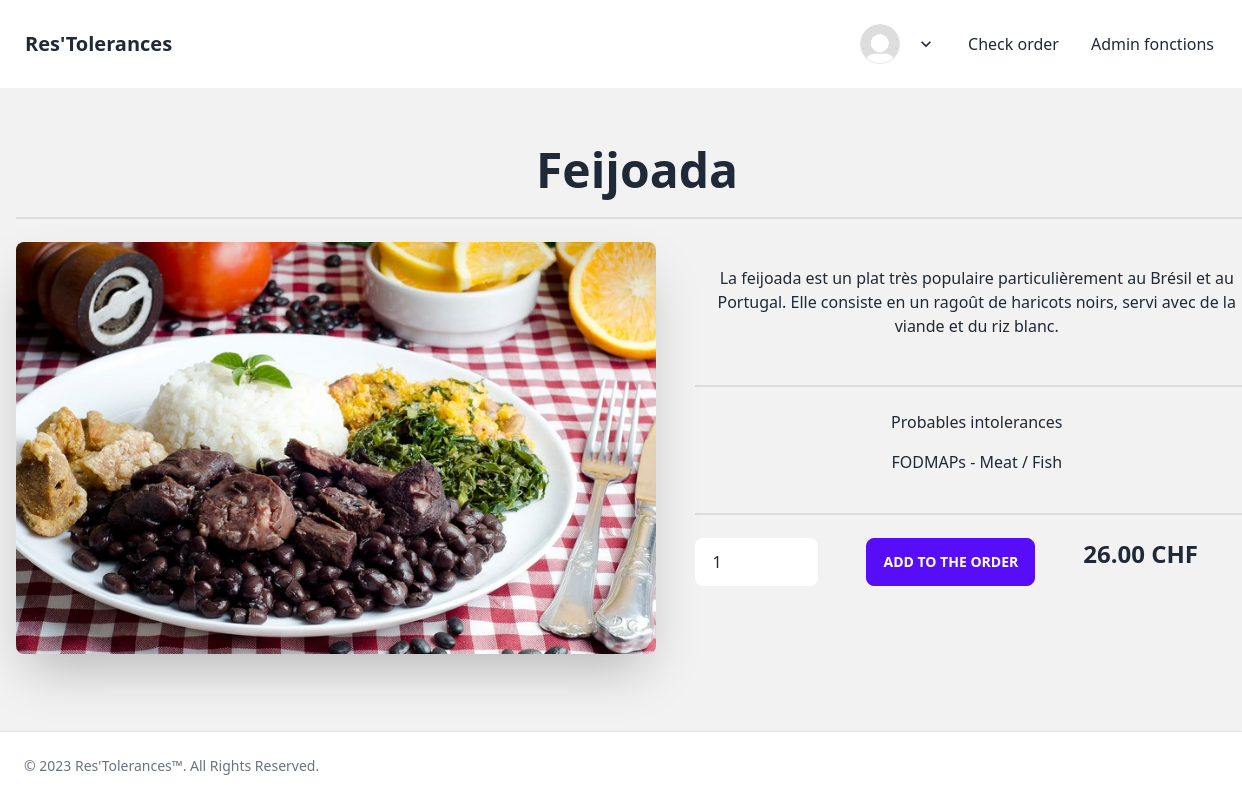
Screenshot of /Code/index.php?action=showPlate&plateId=6 (signed in) with the database file from the repository.
### tables this page shows
CREATE TABLE IF NOT EXISTS `plates` (
  `id` INT NOT NULL AUTO_INCREMENT,
  `name` VARCHAR(100) NOT NULL,
  `description` VARCHAR(500) NOT NULL,
  `price` DECIMAL(5,2) NOT NULL,
  `image` VARCHAR(100) NOT NULL,
  PRIMARY KEY (`id`),
  UNIQUE INDEX `UniquePlate` (`name` ASC) VISIBLE);

CREATE TABLE IF NOT EXISTS `intolerances` (
  `id` INT NOT NULL AUTO_INCREMENT,
  `name` VARCHAR(50) NOT NULL,
  PRIMARY KEY (`id`),
  UNIQUE INDEX `UniqueIntolerance` (`name` ASC) VISIBLE);

### Code/model/dbconnector.php (called while the page is built, shortened)
<?php
function executeQuerySelect($query)
{
    $queryResult = null;
    $dbConnexion = openDBConnexion();
    if ($dbConnexion != null) {
        $statement = $dbConnexion->prepare($query);
        $statement->execute();
        $queryResult = $statement->fetchAll();
    }
    return $queryResult;
}
function openDBConnexion()
{
    $tempDbConnexion = null;
    $sqlDriver = 'mysql';
    $hostname = 'localhost';
    $port = '3306';
    $charset = 'utf8';
    $dbName = 'restolerance';
    $userName = 'root';
    $userPwd = '';
    $dsn = $sqlDriver . ':host=' . $hostname . ';dbname=' . $dbName . ';port=' . $port . ';charset=' . $charset;
    try {
        $tempDbConnexion = new PDO($dsn, $userName, $userPwd);
    } catch (PDOException $exception) {
        echo 'Connection failed: ' . $exception->getMessage();
    }
    return $tempDbConnexion;
}

### Code/model/platesManager.php (called while the page is built, shortened)
<?php
function getPlates()
{
    $getPlatesQuery = "SELECT * FROM plates";
    require_once "model/dbconnector.php";
    $plates = executeQuerySelect($getPlatesQuery);
    return $plates;
}

### Code/controller/controller.php (called while the page is built, shortened)
<?php
function showPlate()
{
    $plateId = $_GET['plateId'];
    require_once "model/platesManager.php";
    $plates = getPlates();
    require_once "model/intolerancesManager.php";
    $intolerances = getIntolerances();
    $platesIntolerances = getPlatesIntolerances();
    require "view/plate.php";
}

### Code/model/intolerancesManager.php (called while the page is built, shortened)
<?php
function getIntolerances()
{
    $getIntolerancesQuery = "SELECT * FROM intolerances";
    require_once "model/dbconnector.php";
    $intolerances = executeQuerySelect($getIntolerancesQuery);
    return $intolerances;
}
function getPlatesIntolerances(){
    $query = "SELECT * FROM plates_contain_intolerances";
    require_once "model/dbconnector.php";
    $platesIntolerances = executeQuerySelect($query);
    return $platesIntolerances;
}

### Code/view/plate.php (the view, shortened to what this page needs)
<?php
foreach ($plates as $plate) :
    if ($plate['id'] == $plateId) :
        ?>
        <div class="hero min-h-screen bg-base-200">
            <form action="index.php?action=addToCart&plateId=<?= $plate['id'] ?>" method="post" class="hero-content text-center">
                <div class="w-screen">
                    <h1 class="text-5xl font-bold"><?= $plate['name'] ?></h1>
                    <div class="divider"></div>
                    <div class="flex w-full">
                        <img src="<?= $plate['image'] ?>" alt="<?= $plate['name'] ?>"
                             class="max-w-screen-sm rounded-lg shadow-2xl"/>
                        <div class="divider-horizontal"></div>
                        <div>
                            <p class="py-6"><?= $plate['description'] ?></p>
                            <div class="divider divider-vertical"></div>
                            <h6>Probables intolerances</h6>
                            <p class="py-4">
                                <?php
                                $count = 0;
                                foreach ($platesIntolerances as $plateIntolerances) :
                                    if ($plate['id'] == $plateIntolerances['plate_id']) :
                                        foreach ($intolerances as $intolerance) :
                                            if ($intolerance['id'] == $plateIntolerances['intolerance_id']) :
                                                if ($count != 0){
                                                    echo " - ";
                                                }
                                                echo $intolerance['name'];
                                                $count += 1;
                                            endif;
                                        endforeach;
                                    endif;
                                endforeach;
                                ?>
                            </p>
                            <div class="divider divider-vertical"></div>
                            <div class="flex w-full">
                                <input name="plateQuantity" class="input" type="number" min="1" max="999" step="1" value="1">
                                <div class="divider-horizontal"></div>
                                <?php
                                if (isset($_SESSION['userEmailAddress'])) :
                                    ?>
                                        <button type="submit" class="btn btn-primary">Add to the order</button>
                                <?php
                                else:
                                    ?>
                                    <a href="index.php?action=register">
                                        <button class="btn btn-primary">Register to order</button>
                                    </a>
                                <?php
                                endif;
                                ?>
                                <div class="divider-horizontal"></div>
                                <label class="text-2xl font-bold"><?= $plate['price'] ?> CHF</label>
                            </div>
                        </div>
                    </div>
                </div>
            </form>
        </div>
    <?php
    endif;
endforeach;
?>
<?php
require "gabarit.php";
?>

### rows the page displays
plates: name "Feijoada", image (picture), description "La feijoada est un plat très populaire particulièrement au Brésil et au Portugal. Elle consiste en un ragoût de haricots noirs, servi avec de la viande et du riz blanc.", price "26.00"
intolerances: name "FODMAPs"
intolerances: name "Meat / Fish"
